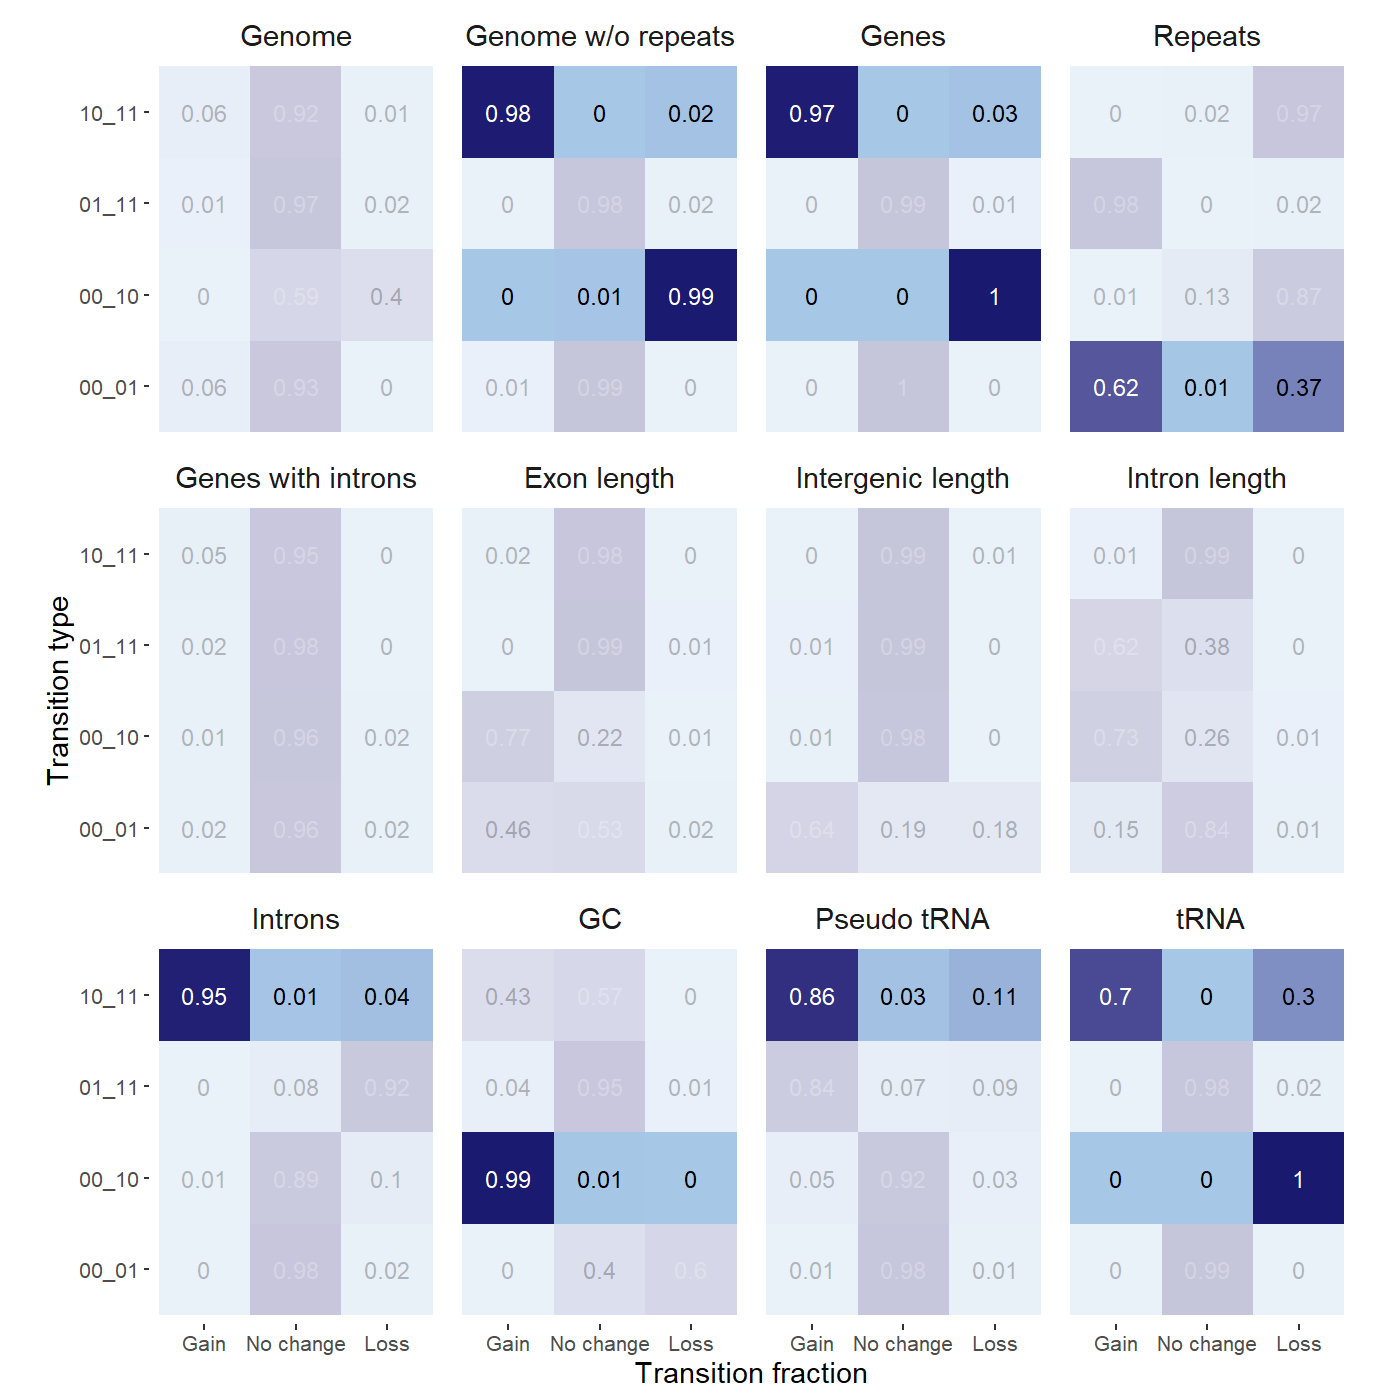

This chart was generated by the following R code:
rm(list=ls())

library(ggplot2)
library(dplyr)
library(tidyr)
library(cowplot)
library(RColorBrewer)

# Gains and losses
df <- read.csv('getTransitions.tsv', sep='\t', header=TRUE)
head(df)
unique(df$trait)

# Filtering out effectors
df <- df %>% filter(trait != 'effectors')

dg <- df %>% gather(key = "type", value = "fraction", c("gains", "no_changes","losses"))
head(dg)

dg %>% filter(trait == 'assembly_length')

# Model bayes factors
bf <- read.csv('getBayesFactor.out', sep='\t', header=TRUE)
head(bf)
unique(bf$trait)
dconvert <- data.frame("index" = c('00_01', '00_10', '01_11', '10_11'),
                       "rate" = c('mean_logBF_q12.q21', 'mean_logBF_q13.q31', 
                                         'mean_logBF_q24.q42', 'mean_logBF_q34.q43'))
dconvert

bf_long <- bf %>% dplyr::select(trait, mean_logBF_q12.q21, mean_logBF_q13.q31,
                     mean_logBF_q24.q42, mean_logBF_q34.q43, feature) %>% distinct() %>%
  gather(key = "rate", value = "BF", -trait, -feature)
bf_long <- merge(bf_long, dconvert, by = "rate", sort=FALSE)
bf_long$significance <- ifelse(bf_long$BF > 4.0, "1", "0")
head(bf_long)

# Merging

dg_merged <- merge(dg, bf_long, by = c("index", "trait"), sort=FALSE)
head(dg_merged)
unique(dg_merged$feature)

dg_merged %>% filter(trait == 'assembly_length')

#dg$significance <- ifelse((dg$index == "00_01" & dg$trait == "assembly_length"), "1", "0")
#head(dg)
dg_merged$type <- factor(dg_merged$type, levels = c("gains", "no_changes", "losses"), labels = c("Gain", "No change", "Loss"))
dg_merged$feature <- factor(dg_merged$feature, levels = c("Genome", "Genome w/o repeats", "Genes", "Repeats",
                                                          "Genes with introns", "Exon length", 
                                                          "Intergenic length", "Intron length", "Introns",
                                                          "GC", "Pseudo tRNA", " tRNA"))


p1 <- ggplot(dg_merged, aes(x = type, y = index, fill = fraction, alpha=significance)) +
  geom_tile(linewidth = 1.5,
            linetype = 1) +
  scale_alpha_manual(values = c(0.25, 1), guide=FALSE) +
  #scale_fill_distiller(direction=1) +
  scale_fill_gradient(low = "#A7C7E7", high = "#191970") + 
  geom_text(aes(label = round(fraction,2)), color = ifelse(dg_merged$fraction > 0.5, "white", "black"), size = 4) +
  coord_fixed() +
  labs(x = "Transition fraction", y = "Transition type") +
  facet_wrap(~feature, ncol=4) + 
  theme(panel.background = element_blank(),
        strip.background = element_blank(),
        strip.text = element_text(size=14),
        legend.position = "none",
        axis.text = element_text(size=10),
        axis.title = element_text(size=14))



png("plotGainsLosses_Heatmap.png", w=1400, h = 1400, res=150)
p1
dev.off()
